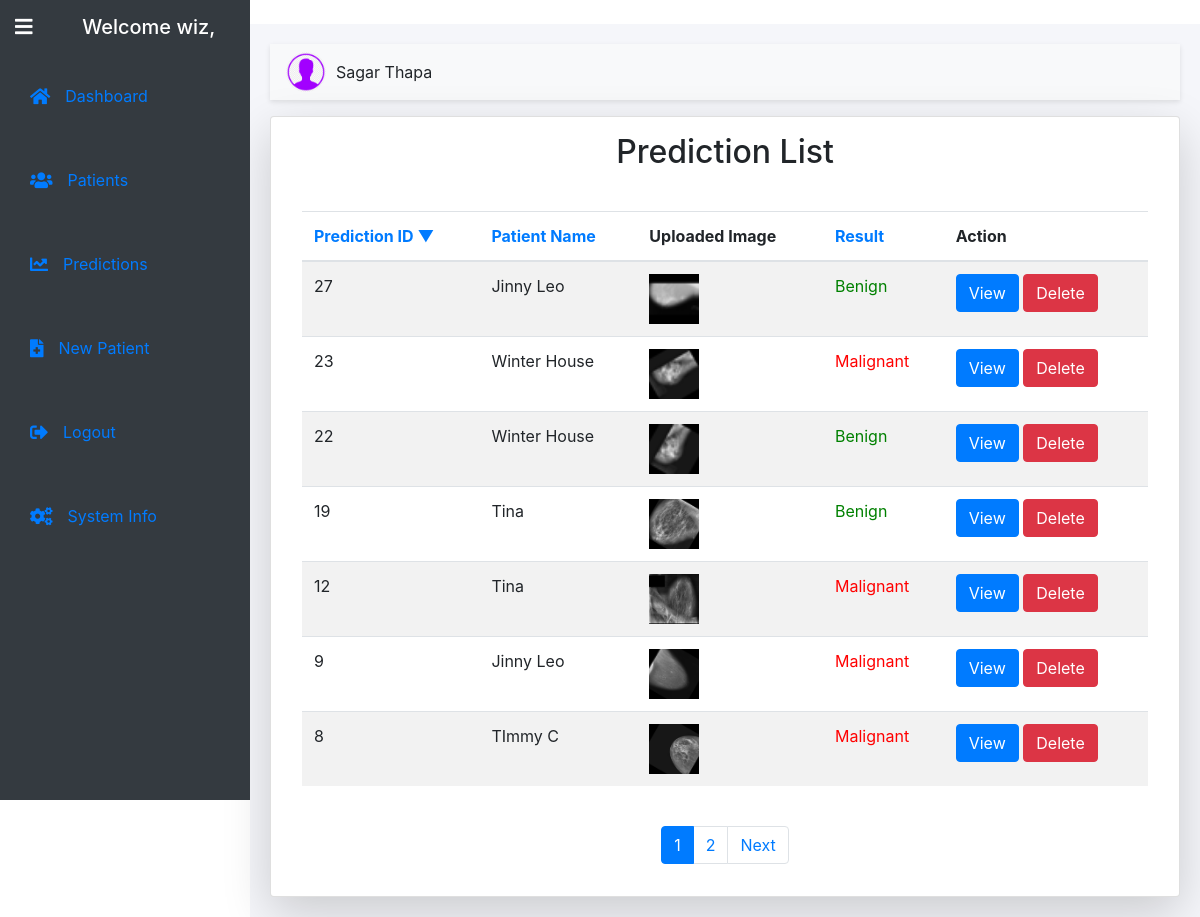
/predictions/ (signed in), run on an earlier commit of the app's database.
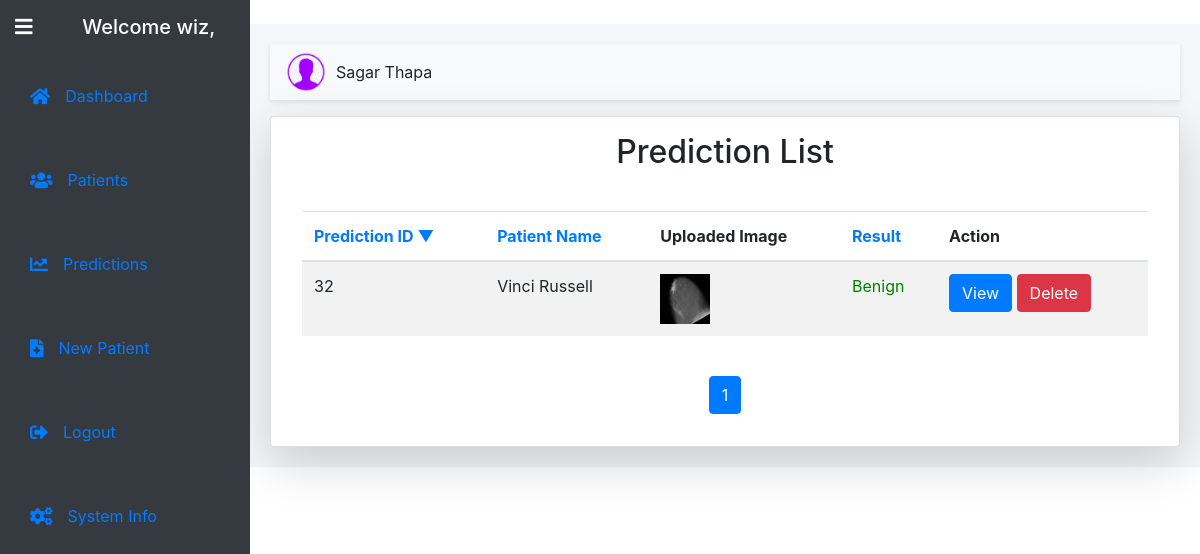
And on a later commit of the database.
### prediction/models.py (models this page shows, shortened)
class Prediction(models.Model):
    patient = models.ForeignKey(Patient, on_delete=models.CASCADE, related_name='predictions')  # Link to Patient
    uploaded_image = models.ImageField(upload_to='images/')
    processed_image = models.ImageField(upload_to='processed_images/', blank=True, null=True)  # Processed image field
    RESULT_CHOICES = [
        ('Benign', 'Benign'),
        ('Malignant', 'Malignant'),
    ]
    result = models.CharField(max_length=50, choices=RESULT_CHOICES, blank=True, null=True)  # Result will store "Malignant" or "Benign"

### dashboard/models.py (models this page shows, shortened)
class Patient(models.Model):
    owner = models.ForeignKey(User, on_delete=models.CASCADE)
    name = models.CharField(max_length=100)
    uId = models.IntegerField(unique=True)
    email = models.EmailField(blank=True)
    address = models.TextField()
    picture = models.ImageField(upload_to='user_pictures/')
    phone = models.CharField(max_length=15)
    age = models.IntegerField()
    sex = models.CharField(max_length=6, choices=[('Male', 'Male'), ('Female', 'Female')], default='Female')

### dashboard/views.py (the view)
# urls.py: path('predictions/', prediction_list, name='prediction_list'),
@login_required
def prediction_list(request):
    sort_by = request.GET.get('sort', 'id')
    order = request.GET.get('order', 'desc')
    if order == 'desc':
        sort_field = f'-{sort_by}'
    else:
        sort_field = sort_by
    if request.user.is_superuser:
        predictions = Prediction.objects.select_related('patient').order_by(sort_field)
    else:
        predictions = Prediction.objects.select_related('patient').filter(patient__owner=request.user).order_by(sort_field)
    paginator = Paginator(predictions, 7)
    page_number = request.GET.get('page')
    page_obj = paginator.get_page(page_number)
    context = {
        'predictions': page_obj,
        'sort_by': sort_by,
        'order': order,
    }
    return render(request, 'dashboard/predictions_list.html', context)

### dashboard/templates/dashboard/predictions_list.html (shortened to what this page needs)
{% extends "base.html" %}
{% load static %}
{% block content %}
<div class="container mt-3 card p-3 shadow-lg">
    <h2 class="text-center mb-4">Prediction List</h2>
    <div class="container mt-3">
        <table class="table table-striped">
            <thead>
                <tr>
                    <th scope="col">
                        <a href="?sort=id&order={% if sort_by == 'id' and order == 'asc' %}desc{% else %}asc{% endif %}">
                            Prediction ID
                            {% if sort_by == 'id' %}
                                {% if order == 'asc' %}
                                    &#9650;
                                {% else %}
                                    &#9660;
                                {% endif %}
                            {% endif %}
                        </a>
                    </th>
                    <th scope="col">
                        <a href="?sort=patient__name&order={% if sort_by == 'patient__name' and order == 'asc' %}desc{% else %}asc{% endif %}">
                            Patient Name
                        </a>
                    </th>
                    <th scope="col">Uploaded Image</th>
                    <th scope="col">
                        <a href="?sort=result&order={% if sort_by == 'result' and order == 'asc' %}desc{% else %}asc{% endif %}">
                            Result
                        </a>
                    </th>
                    <th scope="col">Action</th>
                </tr>
            </thead>
            <tbody>
                {% for prediction in predictions %}
                    <tr>
                        <td>{{ prediction.id }}</td>
                        <td>{{ prediction.patient.name }}</td>
                        <td>
                            <img src="{{ prediction.uploaded_image.url }}" alt="Uploaded Image" class="img-fluid" style="width: 50px; height: 50px;">
                        </td>
                        <td >
                            <span style="color: {% if prediction.result == 'Benign' %}green{% else %}red{% endif %};">
                                {{ prediction.result }}
                            </span>
                        </td>
                        <td>
                            <a href="{% url 'prediction:result' prediction.id %}" class="btn btn-primary">View</a>
                            <a href="/delete-prediction/{{ prediction.id }}" class="btn btn-danger">Delete</a>
                        </td>
                    </tr>
                {% empty %}
                    <tr>
                        <td colspan="5" class="text-center">No predictions found.</td>
                    </tr>
                {% endfor %}
            </tbody>
        </table>
    </div>
    <nav aria-label="Page navigation example" class="mt-4">
        <ul class="pagination justify-content-center">
            {% for num in predictions.paginator.page_range %}
                <li class="page-item {% if predictions.number == num %}active{% endif %}">
                    <a class="page-link" href="?page={{ num }}&sort={{ sort_by }}&order={{ order }}">{{ num }}</a>
                </li>
            {% endfor %}
            {% if predictions.has_next %}
                <li class="page-item">
                    <a class="page-link" href="?page={{ predictions.next_page_number }}&sort={{ sort_by }}&order={{ order }}">Next</a>
                </li>
            {% endif %}
        </ul>
    </nav>
</div>
{% endblock %}

What changed in the data, as far as the page shows it:
removed Prediction: id "27", patient.name "Jinny Leo", uploaded_image (picture), result "Benign"
removed Prediction: id "23", patient.name "Winter House", uploaded_image (picture), result "Malignant"
removed Prediction: id "22", patient.name "Winter House", uploaded_image (picture), result "Benign"
removed Prediction: id "19", patient.name "Tina", uploaded_image (picture), result "Benign"
removed Prediction: id "12", patient.name "Tina", uploaded_image (picture), result "Malignant"
removed Prediction: id "9", patient.name "Jinny Leo", uploaded_image (picture), result "Malignant"
removed Prediction: id "8", patient.name "TImmy C", uploaded_image (picture), result "Malignant"
added Prediction: id "32", patient.name "Vinci Russell", uploaded_image (picture), result "Benign"
Also different on the page:
list line gone: "2"
text no longer shown: "Next"
